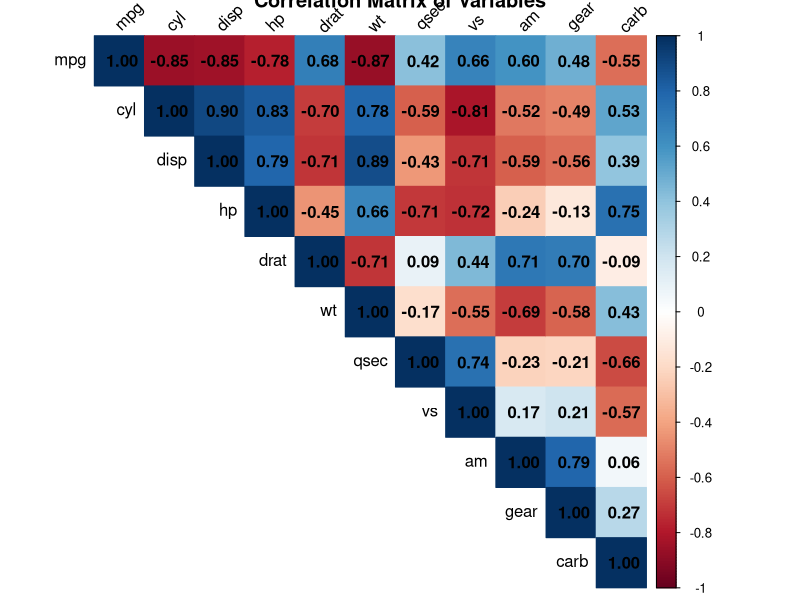
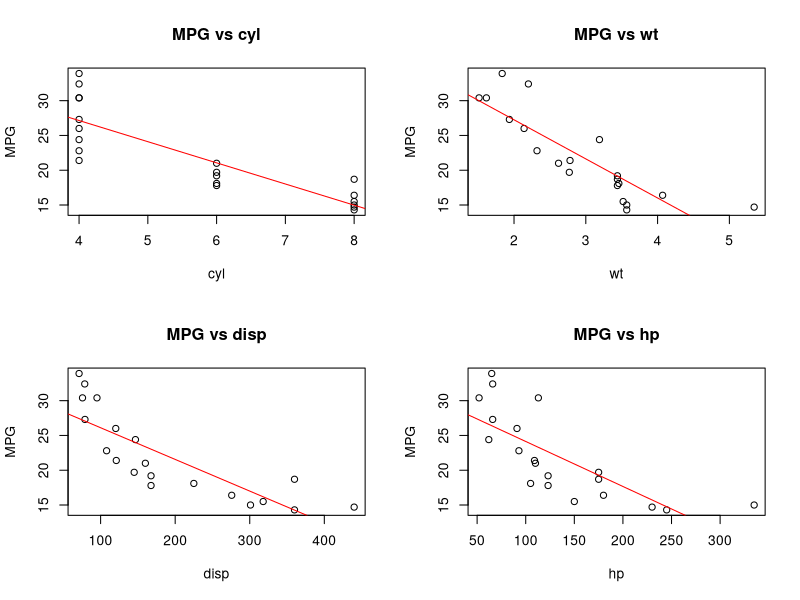
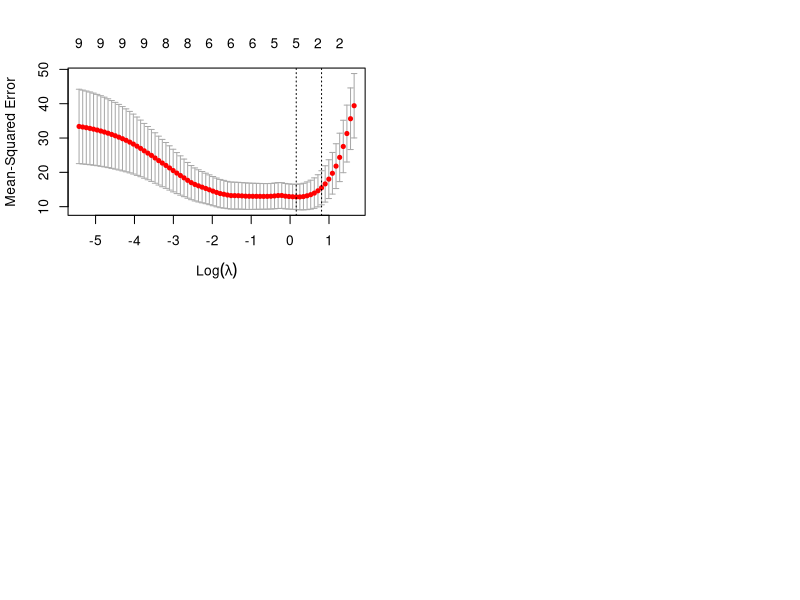
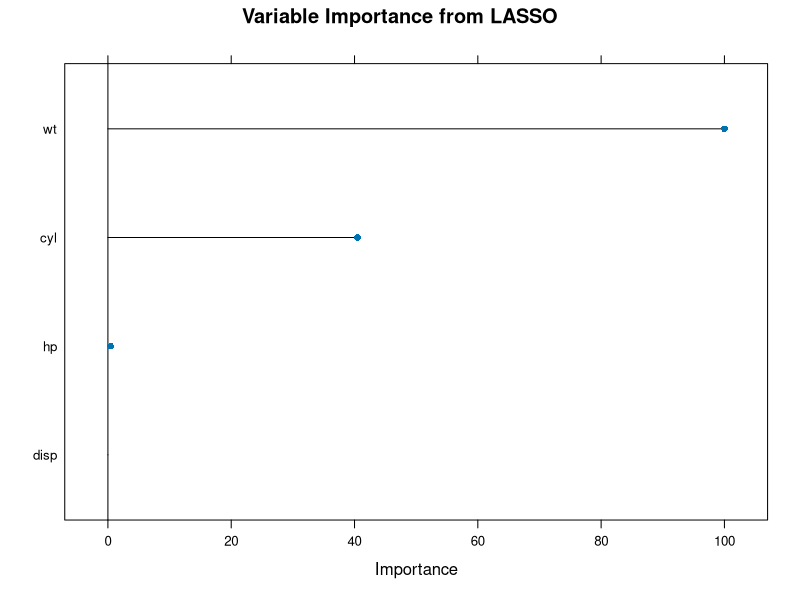

Reproduce these figures in R, in order.
## ---- chunk 1
#| echo: false
#| warning: false
library(datasets)
library(corrplot)
# Create correlation matrix visualization
correlation_matrix <- cor(mtcars)
corrplot(correlation_matrix, method = "color", type = "upper", 
         addCoef.col = "black", tl.col = "black", tl.srt = 45,
         title = "Correlation Matrix of Variables")
## ---- chunk 2
#| echo: true
#| warning: false
#| message: false
library(datasets)
library(glmnet)
set.seed(17)

# Data preparation
train_index <- sample(2, nrow(mtcars), replace = T, prob = c(0.7, 0.3))
train_data <- mtcars[train_index==1, ]
test_data <- mtcars[train_index==2, ]

# Ensure train_data is properly defined in global environment
assign("train_data", train_data, envir = .GlobalEnv)
assign("test_data", test_data, envir = .GlobalEnv)

# Prepare LASSO matrices once
predictors <- setdiff(names(train_data), "mpg")
x_train <- as.matrix(train_data[, predictors])
y_train <- train_data$mpg

# Define these in global environment for later use
assign("x_train", x_train, envir = .GlobalEnv)
assign("y_train", y_train, envir = .GlobalEnv)
## ---- chunk 3
#| echo: false
# Create summary statistics table
train_summary <- summary(train_data)
test_summary <- summary(test_data)
## ---- chunk 4
#| echo: false
#| warning: false
# Calculate R-squared and p-values for each predictor
predictors <- setdiff(names(train_data), "mpg")
results <- data.frame(
  Variable = predictors,
  R_squared = NA,
  P_value = NA
)

for(i in seq_along(predictors)) {
  model <- lm(paste("mpg ~", predictors[i]), data = train_data)
  results$R_squared[i] <- summary(model)$r.squared
  results$P_value[i] <- summary(model)$coefficients[2,4]
}

results <- results[order(-results$R_squared),]
## ---- chunk 5
#| echo: false
for(i in 1:4) {
  cat(sprintf("%s: %.1f%% (p = %.10f)\n", 
              results$Variable[i], 
              results$R_squared[i]*100,
              results$P_value[i]))
}
## ---- chunk 6
#| echo: false
library(knitr)
blue_results <- data.frame(
  Variable = c("cyl", "wt", "disp", "hp", "drat", "qsec", "vs", "am", "gear", "carb"),
  R2 = c("Yes (0.73)", "Yes (0.73)", "Yes (0.68)", "Yes (0.57)", "Yes (0.53)", 
         "No (0.23)", "No (0.36)", "No (0.41)", "No (0.19)", "No (0.34)"),
  ANOVA = c("Yes (<0.001)", "Yes (<0.001)", "Yes (<0.001)", "Yes (<0.001)", "Yes (<0.001)",
            "Yes (0.031)", "Yes (0.005)", "Yes (0.002)", "No (0.052)", "Yes (0.007)"),
  Intercept = c("Yes (<0.001)", "Yes (<0.001)", "Yes (<0.001)", "Yes (<0.001)", "No (0.249)",
                "No (0.424)", "Yes (<0.001)", "Yes (<0.001)", "No (0.341)", "Yes (<0.001)"),
  Coefficient = c("Yes (<0.001)", "Yes (<0.001)", "Yes (<0.001)", "Yes (<0.001)", "Yes (<0.001)",
                  "Yes (0.031)", "Yes (0.005)", "Yes (0.002)", "No (0.052)", "Yes (0.007)"),
  BLUE = c("Yes", "Yes", "Yes", "Yes", "No", "No", "No", "No", "No", "No")
)

kable(blue_results, 
      col.names = c("Variable", "R² > 0.5", "ANOVA sig.", "Intercept sig.", "Coef sig.", "BLUE"),
      align = c('l', 'c', 'c', 'c', 'c', 'c'),
      row.names = FALSE)
## ---- chunk 7
#| echo: false
#| warning: false
par(mfrow=c(2,2))
for(i in 1:4) {
  plot(train_data[[results$Variable[i]]], train_data$mpg,
       xlab=results$Variable[i], ylab="MPG",
       main=paste("MPG vs", results$Variable[i]))
  abline(lm(mpg ~ get(results$Variable[i]), data=train_data), col="red")
}
## ---- chunk 8
#| echo: false
#| warning: false
#| message: false
#| fig-cap: "LASSO Cross-Validation: This chart helps LASSO find the best balance. It's like tuning a radio to get the clearest signal – we're finding the 'sweet spot' for our model. The dotted line shows the best point."
# Use the globally defined x_train and y_train
if (exists("x_train") && exists("y_train")) {
  set.seed(17)  # For reproducibility of cv.glmnet
  lasso_cv <- cv.glmnet(x_train, y_train, alpha=1)
  plot(lasso_cv)
  # Make lasso_cv available globally
  assign("lasso_cv", lasso_cv, envir = .GlobalEnv)
} else {
  plot(NULL, xlim=c(0,1), ylim=c(0,1), 
       xlab="log(Lambda)", ylab="Mean-Squared Error",
       main="LASSO Cross-Validation")
  text(0.5, 0.5, "Data not available for LASSO CV plot")
}
## ---- chunk 9
#| echo: false
#| warning: false
#| fig-cap: "LASSO Coefficient Path: Imagine LASSO as a manager deciding which players (features) are most valuable. This plot shows how, as LASSO gets stricter, it keeps only the star players and lets others go. Lines that stay high are important; lines that drop to zero are removed."

library(glmnet)
library(caret)

lasso_model_plot <- train(
  mpg~ (cyl + wt + disp + hp),
  data= train_data,
  method="glmnet",
)
plot(varImp(lasso_model_plot), main = "Variable Importance from LASSO")
## ---- chunk 10
#| echo: false
#| warning: false

library(glmnet)

# Prepare data for LASSO. Note that train_data, predictors, x_train, y_train, and lasso_cv
# are also defined or used in earlier chunks. This chunk redefines them for clarity
# and to ensure the metrics are based on these specific definitions.
predictors <- setdiff(names(train_data), "mpg")
x_train <- as.matrix(train_data[, predictors])
y_train <- train_data$mpg
# This lasso_cv is specific to this chunk for calculating lasso_model's lambda.
# It will be identical to the one in the plot chunk if inputs are identical.
lasso_cv_metrics <- cv.glmnet(x_train, y_train, alpha=1)

# Function for metrics
get_metrics <- function(actual, predicted) {
  rmse <- sqrt(mean((actual - predicted)^2))
  mae <- mean(abs(actual - predicted))
  r2 <- 1 - sum((actual - predicted)^2)/sum((actual - mean(actual))^2)
  c(RMSE = rmse, MAE = mae, R2 = r2)
}

# Calculate metrics for both models
final_multi_model <- lm(mpg ~ wt + hp + am, data=train_data)
# Use lambda from lasso_cv_metrics for consistency within this chunk's calculations
lasso_model <- glmnet(x_train, y_train, alpha=1, lambda=lasso_cv_metrics$lambda.min)

# Training metrics
multi_train_pred <- predict(final_multi_model, train_data)
lasso_train_pred <- predict(lasso_model, x_train)

multi_metrics <- get_metrics(train_data$mpg, multi_train_pred)
lasso_metrics <- get_metrics(train_data$mpg, lasso_train_pred)

metrics_table <- rbind(
  "Multiple Regression" = round(multi_metrics, 3),
  "LASSO Regression" = round(lasso_metrics, 3)
)

print(metrics_table)
## ---- chunk 11
#| echo: false
#| warning: false
# Code for 6000 lbs car prediction
new_car <- data.frame(
  wt = 6,
  hp = mean(train_data$hp), # Ensure train_data is available
  am = mean(train_data$am)  # Ensure train_data is available
)
# Ensure final_multi_model is defined from the previous chunk
pred_multi <- predict(final_multi_model, new_car, interval="prediction")
